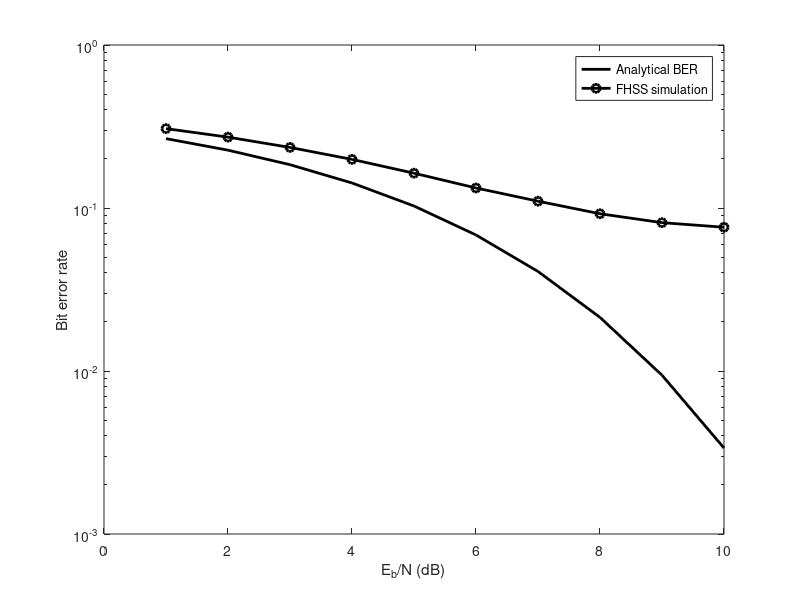

Source code (MATLAB):
% MATLAB PROGRAM <ExFHSS.m>
% This program provides simulation for FHSS signaling using
% non-coherent detection of FSK.
% The jammer will jam 1 of the L frequency bands and
% can be turned on or off by inputting jamming=1 or 0
% Non-coherent MFSK detection
% only needs to compare the magnitude of each frequency bin.
%
clear;clf
n=10000; %Number of data symbols in the simulation
L=8; % Number of frequency bands
Lh=1; % Number of hops per symbol (bit)
m=1; % Number of users
% Generating information bits
s_data=round(rand(n,m));
% Turn partial band jamming on or off
jamming=input('jamming=? (Enter 1 for Yes, 0 for No)');
% Generating random phases on the two frequencies
xbase1=[exp(j*2*pi*rand(Lh*n,1))];
xbase0=[exp(j*2*pi*rand(Lh*n,1))];
% Modulating two orthogonal frequencies
xmodsig=[kron(s_data,ones(Lh,1)).*xbase1 kron((1-s_data),ones(Lh,1)).*xbase0];
clear xbase0 xbase1;
% Generating a random hopping sequence nLh long
Phop=round(rand(Lh*n,1)*(L-1))+1; % PN hopping pattern;
Xsiga=sparse(1:Lh*n,Phop,xmodsig(:,1));
Xsigb=sparse(1:Lh*n,Phop,xmodsig(:,2));
% Generating noise sequences for both frequency channels
noise1=randn(Lh*n,1)+j*randn(Lh*n,1);
noise2=randn(Lh*n,1)+j*randn(Lh*n,1);
Nsiga=sparse(1:Lh*n,Phop,noise1);
Nsigb=sparse(1:Lh*n,Phop,noise2);
clear noise1 noise2 xmodsig;
BER=[];
BER_az=[];
% Add a jammed channel (randomly picked)
if (jamming)
nch=round(rand*(L-1))+1;
Xsiga(:,nch)=Xsiga(:,nch)*0;
Xsigb(:,nch)=Xsigb(:,nch)*0;
Nsiga(:,nch)=Nsiga(:,nch)*0;
Nsigb(:,nch)=Nsigb(:,nch)*0;
end
% Generating the channel noise (AWGN)
for i=1:10,
Eb2N(i)=i; %(Eb/N in dB)
Eb2N_num=10^(Eb2N(i)/10); % Eb/N in numeral
Var_n=1/(2*Eb2N_num); %1/SNR is the noise variance
signois=sqrt(Var_n); % standard deviation
ych1=Xsiga+signois*Nsiga; % AWGN complex channels
ych2=Xsigb+signois*Nsigb; % AWGN channels
% Non-coherent detection
for kk=0:n-1,
Yvec1=[];Yvec2=[];
for kk2=1:Lh,
Yvec1=[Yvec1 ych1(kk*Lh+kk2,Phop(kk*Lh+kk2))];
Yvec2=[Yvec2 ych2(kk*Lh+kk2,Phop(kk*Lh+kk2))];
end
ydim1=Yvec1*Yvec1';
ydim2=Yvec2*Yvec2';
dec(kk+1)=(ydim1>ydim2);
end
clear ych1 ych2;
% Compute BER from simulation
BER=[BER; sum(dec'~=s_data)/n];
% Compare against analytical BER.
BER_az=[BER_az; 0.5*exp(-Eb2N_num/2)];
end
figber=semilogy(Eb2N,BER_az,'k-',Eb2N,BER,'k-o');
set(figber,'Linewidth',2);
legend('Analytical BER', 'FHSS simulation');
fx=xlabel('E_b/N (dB)');
fy=ylabel('Bit error rate');
set(fx,'FontSize',11); set(fy,'Fontsize',11);
